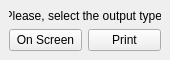
<?xml version="1.0" encoding="UTF-8"?>
<ui version="4.0">
 <class>OutputWindowR</class>
 <widget class="QMainWindow" name="OutputWindowR">
  <property name="geometry">
   <rect>
    <x>0</x>
    <y>0</y>
    <width>170</width>
    <height>60</height>
   </rect>
  </property>
  <property name="sizePolicy">
   <sizepolicy hsizetype="Fixed" vsizetype="Fixed">
    <horstretch>0</horstretch>
    <verstretch>0</verstretch>
   </sizepolicy>
  </property>
  <property name="minimumSize">
   <size>
    <width>170</width>
    <height>60</height>
   </size>
  </property>
  <property name="maximumSize">
   <size>
    <width>170</width>
    <height>60</height>
   </size>
  </property>
  <property name="windowTitle">
   <string>Detailed Record Output</string>
  </property>
  <widget class="QWidget" name="centralwidget">
   <layout class="QVBoxLayout" name="verticalLayout">
    <item>
     <widget class="QLabel" name="SelectionLabel">
      <property name="text">
       <string>Please, select the output type:</string>
      </property>
      <property name="alignment">
       <set>Qt::AlignCenter</set>
      </property>
     </widget>
    </item>
    <item>
     <layout class="QHBoxLayout" name="horizontalLayout">
      <item>
       <widget class="QPushButton" name="OnScreenButton">
        <property name="text">
         <string>On Screen</string>
        </property>
       </widget>
      </item>
      <item>
       <widget class="QPushButton" name="PrintButton">
        <property name="text">
         <string>Print</string>
        </property>
       </widget>
      </item>
     </layout>
    </item>
   </layout>
  </widget>
 </widget>
 <resources/>
 <connections/>
</ui>
